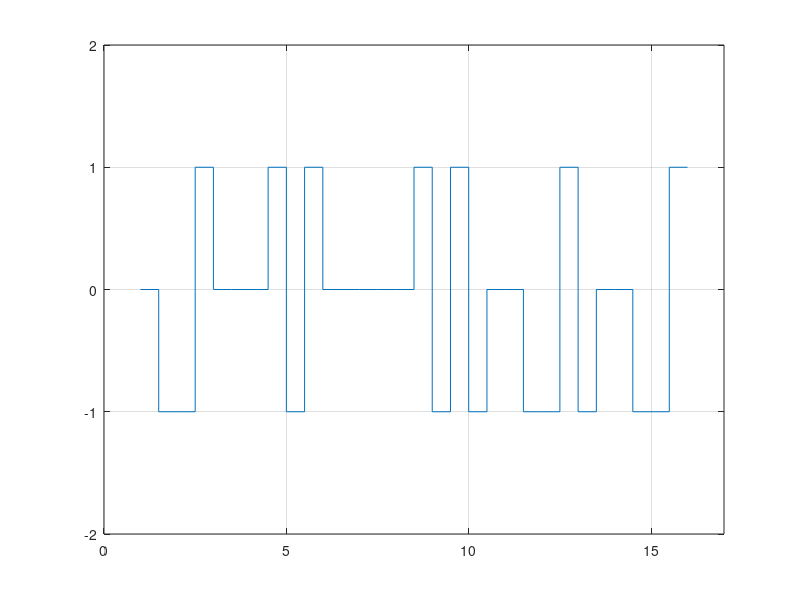

The MATLAB script that drew this image:

clc;

clear all;

close all;


M = dlmread('work1.txt');
len =length(M);
points=[];
for i=1:len-2
    if(M(i)==0)
        if(M(i+1) == 0 && M(i+2)==0)
            points = [points [i;1] [i+0.5;1]];
            points = [points [i+0.5;0] [i+1;0]];
        elseif(M(i+1) == 0 && M(i+2)==1)
            points = [points [i;-1] [i+.5;-1]];
            points = [points [i+.5;0] [i+1;0]];
        elseif(M(i+1) == 1 && M(i+2)==0)
            points = [points [i;0] [i+0.5;0]];
            points = [points [i+0.5;-1] [i+1;-1]];
        else
            points = [points [i;0] [i+0.5;0]];
            points = [points [i+0.5;0] [i+1;-0]];
        end
    else
        if(M(i+1) == 0 && M(i+2)==0)
            points = [points [i;-1] [i+0.5;-1]];
        points = [points [i+0.5;1] [i+1;1]];
        elseif(M(i+1) == 0 && M(i+2)==1)
            points = [points [i;-1] [i+0.5;-1]];
         points = [points [i+0.5;1] [i+1;1]];
        elseif(M(i+1) == 1 && M(i+2)==0)
            points = [points [i;0] [i+0.5;0]];
        points = [points [i+0.5;1] [i+1;1]];
        else
            points = [points [i;0] [i+0.5;0]];
        points = [points [i+0.5;0] [i+1;-0]];
        end
    end
end

plot(points(1,:),points(2,:)),axis([0,len,-2,2])
grid on